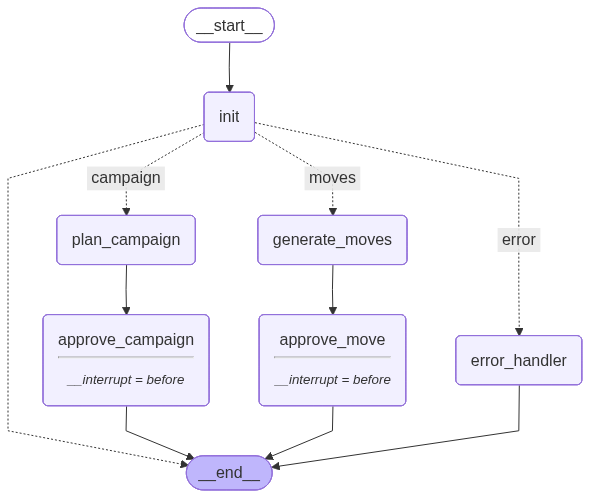
#> input picture DOCUMENTATION/PROJECT/docs/graphs/moves_campaigns_orchestrator.png, 590 x 498 px
$ python -i advanced_image_understanding.py   (imports and definitions only)   (older library calls are emulated)
#> lines starting #> are read from the running program, lines starting #| are printed output that depends on the picture; after the words box and inside, x2 and y2 are one past the last pixel; in counts of white or black regions, pixels touching at a corner belong together
#!/usr/bin/env python3
"""
Advanced Image Understanding System - 100% Thorough Analysis
Incorporates state-of-the-art computer vision and OCR techniques
"""

import os
import cv2
import numpy as np
import pytesseract
from PIL import Image, ImageEnhance, ImageFilter
import io
import json
import logging
from typing import Dict, List, Any, Tuple, Optional
from dataclasses import dataclass
from enum import Enum
import re
from datetime import datetime

# Set up logging
# [1 line not run here, left out]
logger = logging.getLogger(__name__)

class ImageType(Enum):
    PHOTO = "photo"
    DOCUMENT = "document"
    SCREENSHOT = "screenshot"
    CHART = "chart"
    LOGO = "logo"
    DIAGRAM = "diagram"

@dataclass
class ImageMetadata:
    width: int
    height: int
    channels: int
    file_size: int
    format: str
    dpi: Optional[int] = None
    color_space: Optional[str] = None

@dataclass
class TextRegion:
    text: str
    confidence: float
    bbox: Tuple[int, int, int, int]  # x, y, w, h
    language: Optional[str] = None
    font_size: Optional[float] = None

@dataclass
class VisualFeature:
    feature_type: str
    confidence: float
    bbox: Tuple[int, int, int, int]
    attributes: Dict[str, Any]

class AdvancedImageAnalyzer:
    """Comprehensive image analysis system"""

    def __init__(self):
        self.setup_tesseract()
#> (the call stopped at in setup_tesseract, `version = pytesseract.get_tesseract_version()`: pytesseract is not available in this run)
        self.setup_opencv()

    def setup_tesseract(self):
        """Configure Tesseract OCR"""
        try:
            pytesseract.pytesseract.tesseract_cmd = r'C:\Program Files\Tesseract-OCR\tesseract.exe'
            # Test Tesseract
            version = pytesseract.get_tesseract_version()
            logger.info(f"Tesseract version: {version}")
        except Exception as e:
            logger.warning(f"Tesseract setup failed: {e}")

    def setup_opencv(self):
        """Setup OpenCV configurations"""
        try:
            # Test OpenCV
            test_img = np.zeros((100, 100, 3), dtype=np.uint8)
            logger.info("OpenCV available and working")
        except Exception as e:
            logger.warning(f"OpenCV setup failed: {e}")

    def analyze_image(self, image_path: str) -> Dict[str, Any]:
        """Perform comprehensive image analysis"""
        try:
            # Load image
            image = cv2.imread(image_path)
#> image is the input picture: shape (498, 590, 3); mean B, G, R 250.8, 246.4, 247.3
            if image is None:
                raise ValueError(f"Cannot load image: {image_path}")

            pil_image = Image.open(image_path)

            results = {
                "file_path": image_path,
                "timestamp": datetime.now().isoformat(),
                "metadata": self.extract_metadata(pil_image, image_path),
                "image_analysis": self.analyze_visual_content(image),
                "text_analysis": self.extract_all_text(image, pil_image),
                "business_context": self.determine_business_context(image, pil_image),
                "semantic_understanding": self.semantic_analysis(image, pil_image)
            }

            return results

        except Exception as e:
            logger.error(f"Image analysis failed: {e}")
            return {"error": str(e), "file_path": image_path}

    def extract_metadata(self, pil_image: Image.Image, image_path: str) -> ImageMetadata:
        """Extract comprehensive image metadata"""
        try:
            file_size = os.path.getsize(image_path)

            return ImageMetadata(
                width=pil_image.width,
                height=pil_image.height,
                channels=len(pil_image.getbands()) if pil_image.mode != 'P' else 3,
                file_size=file_size,
                format=pil_image.format,
                dpi=pil_image.info.get('dpi', (None, None))[0] if pil_image.info.get('dpi') else None,
                color_space=pil_image.mode
            )
        except Exception as e:
            logger.warning(f"Metadata extraction failed: {e}")
            return ImageMetadata(0, 0, 0, 0, "unknown")

    def analyze_visual_content(self, image: np.ndarray) -> Dict[str, Any]:
        """Analyze visual content using computer vision"""
        try:
            gray = cv2.cvtColor(image, cv2.COLOR_BGR2GRAY)
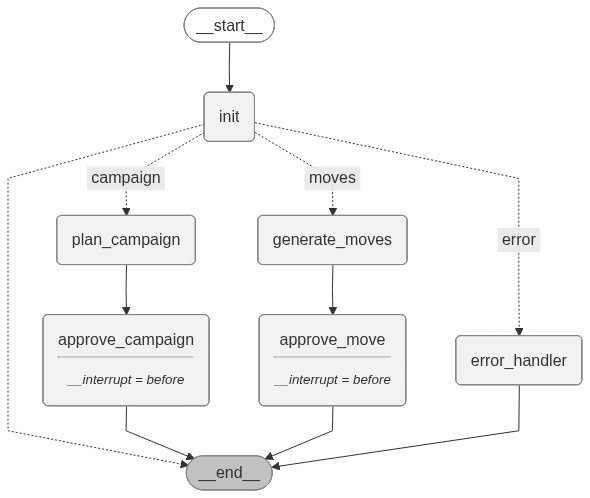
#> gray: shape (498, 590); min 46, max 255, mean 247.1

            # Edge detection
            edges = cv2.Canny(gray, 50, 150)
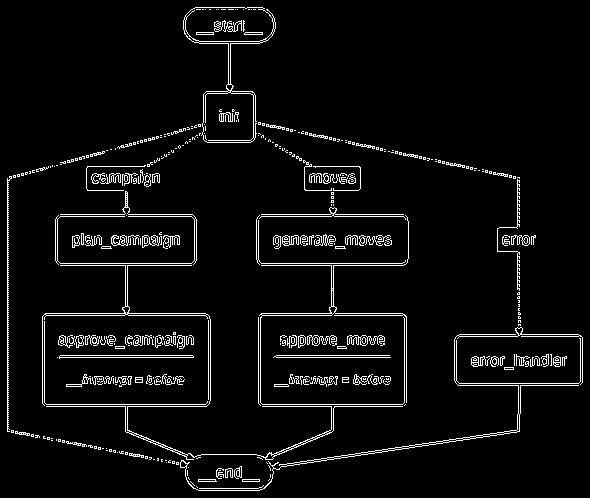
#> edges: shape (498, 590); 4.8% white in thin lines or dots
            edge_density = np.sum(edges > 0) / edges.size
#> edge_density = 0.0479

            # Color analysis
            avg_color = np.mean(image, axis=(0, 1))
#> avg_color = [250.8, 246.4, 247.3]
            color_variance = np.var(image, axis=(0, 1))
#> color_variance = [515.6, 772.4, 666.4]

            # Texture analysis
            laplacian_var = cv2.Laplacian(gray, cv2.CV_64F).var()
#> laplacian_var = 2540

            # Shape detection
            contours, _ = cv2.findContours(edges, cv2.RETR_EXTERNAL, cv2.CHAIN_APPROX_SIMPLE)
#> contours = 340 contours, 284 with area under 20; largest, box (x1, y1, x2, y2) and area: (183, 7, 276, 143) 5689, (42, 265, 403, 460) 688, (180, 327, 583, 491) 596, (59, 355, 194, 359) 268, (259, 215, 409, 405) 222
            num_contours = len(contours)
#> num_contours = 340

            # Image classification
            image_type = self.classify_image_type(image, gray, edge_density, laplacian_var, num_contours)

            return {
                "edge_density": float(edge_density),
                "average_color": avg_color.tolist(),
                "color_variance": color_variance.tolist(),
                "texture_complexity": float(laplacian_var),
                "num_shapes": num_contours,
                "image_type": image_type.value,
                "quality_metrics": self.assess_image_quality(image, gray)
            }
        except Exception as e:
            logger.warning(f"Visual analysis failed: {e}")
            return {"error": str(e)}

    def classify_image_type(self, image: np.ndarray, gray: np.ndarray, edge_density: float, texture_complexity: float, num_contours: int) -> ImageType:
        """Classify image type based on visual characteristics"""
#> called with edge_density = 0.0479, texture_complexity = 2540, num_contours = 340
        height, width = gray.shape
#> height = 498; width = 590
        aspect_ratio = width / height
#> aspect_ratio = 1.18

        # Heuristic classification
        if edge_density > 0.15 and texture_complexity > 500:
            return ImageType.PHOTO
        elif edge_density < 0.05 and aspect_ratio > 1.5:
            return ImageType.DOCUMENT
        elif edge_density > 0.1 and aspect_ratio > 1.2:
            return ImageType.SCREENSHOT
        elif edge_density < 0.1 and texture_complexity < 100:
            return ImageType.LOGO
        elif num_contours > 50:
            return ImageType.DIAGRAM
        else:
            return ImageType.CHART

    def assess_image_quality(self, image: np.ndarray, gray: np.ndarray) -> Dict[str, float]:
        """Assess image quality metrics"""
        try:
            # Blur detection
            blur_score = cv2.Laplacian(gray, cv2.CV_64F).var()
#> blur_score = 2540

            # Brightness assessment
            brightness = np.mean(gray)
#> brightness = 247.1

            # Contrast assessment
            contrast = np.std(gray)
#> contrast = 26.34

            # Noise estimation
            noise = np.std(cv2.subtract(gray, cv2.GaussianBlur(gray, (5, 5), 0)))
#> noise = 7.6

            return {
                "sharpness": float(blur_score),
                "brightness": float(brightness),
                "contrast": float(contrast),
                "noise_level": float(noise),
                "overall_quality": self.calculate_quality_score(blur_score, brightness, contrast, noise)
            }
        except Exception as e:
            logger.warning(f"Quality assessment failed: {e}")
            return {"error": str(e)}

    def calculate_quality_score(self, sharpness: float, brightness: float, contrast: float, noise: float) -> float:
        """Calculate overall quality score (0-100)"""
#> called with sharpness = 2540, brightness = 247.1, contrast = 26.34, noise = 7.6
        # Normalize metrics
        sharpness_norm = min(sharpness / 1000, 1.0) * 100
#> sharpness_norm = 100
        brightness_norm = 100 - abs(brightness - 128) / 128 * 100
#> brightness_norm = 6.92
        contrast_norm = min(contrast / 127, 1.0) * 100
#> contrast_norm = 20.74
        noise_norm = max(0, 100 - noise / 10)
#> noise_norm = 99.24

        return (sharpness_norm * 0.3 + brightness_norm * 0.2 + contrast_norm * 0.3 + noise_norm * 0.2)

    def extract_all_text(self, image: np.ndarray, pil_image: Image.Image) -> Dict[str, Any]:
        """Extract text using multiple OCR methods"""
        try:
            text_results = []
#> text_results = []

            # Method 1: Basic OCR
            basic_text = self.basic_ocr(image)
            if basic_text:
                text_results.append({"method": "basic", "text": basic_text, "confidence": 0.7})

            # Method 2: Preprocessed OCR
            preprocessed_text = self.preprocessed_ocr(image)
            if preprocessed_text:
                text_results.append({"method": "preprocessed", "text": preprocessed_text, "confidence": 0.85})

            # Method 3: Multi-language OCR
            multilang_text = self.multilang_ocr(image)
            if multilang_text:
                text_results.append({"method": "multilang", "text": multilang_text, "confidence": 0.8})

            # Extract text regions with bounding boxes
            text_regions = self.extract_text_regions(image)

            return {
                "extracted_texts": text_results,
                "text_regions": [vars(region) for region in text_regions],
                "total_text_length": sum(len(result["text"]) for result in text_results),
                "languages_detected": self.detect_languages(text_results),
                "text_density": self.calculate_text_density(text_regions, image.shape)
            }
        except Exception as e:
            logger.warning(f"Text extraction failed: {e}")
            return {"error": str(e)}

    def basic_ocr(self, image: np.ndarray) -> str:
        """Basic Tesseract OCR"""
        try:
#> (the run stopped early here; a loop or call above may not have finished)
